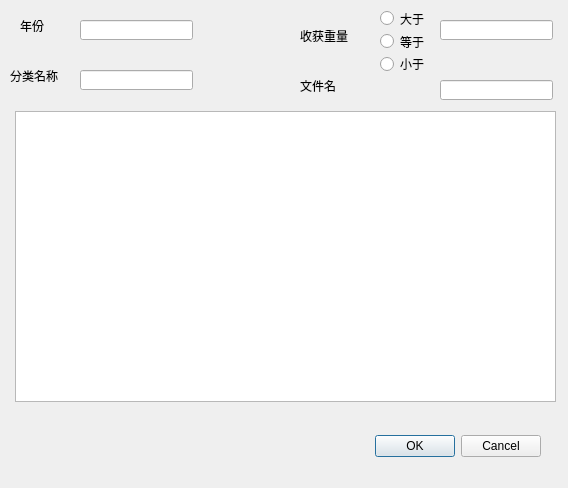
<?xml version="1.0" encoding="UTF-8"?>
<ui version="4.0">
 <class>ExportCustomDialog</class>
 <widget class="QDialog" name="ExportCustomDialog">
  <property name="geometry">
   <rect>
    <x>0</x>
    <y>0</y>
    <width>568</width>
    <height>488</height>
   </rect>
  </property>
  <property name="windowTitle">
   <string>Dialog</string>
  </property>
  <widget class="QDialogButtonBox" name="buttonBox">
   <property name="geometry">
    <rect>
     <x>200</x>
     <y>430</y>
     <width>341</width>
     <height>32</height>
    </rect>
   </property>
   <property name="orientation">
    <enum>Qt::Horizontal</enum>
   </property>
   <property name="standardButtons">
    <set>QDialogButtonBox::Cancel|QDialogButtonBox::Ok</set>
   </property>
  </widget>
  <widget class="QLabel" name="label">
   <property name="geometry">
    <rect>
     <x>10</x>
     <y>410</y>
     <width>171</width>
     <height>71</height>
    </rect>
   </property>
   <property name="text">
    <string/>
   </property>
  </widget>
  <widget class="QLabel" name="label_2">
   <property name="geometry">
    <rect>
     <x>20</x>
     <y>20</y>
     <width>54</width>
     <height>12</height>
    </rect>
   </property>
   <property name="text">
    <string>年份</string>
   </property>
  </widget>
  <widget class="QLineEdit" name="year">
   <property name="geometry">
    <rect>
     <x>80</x>
     <y>20</y>
     <width>113</width>
     <height>20</height>
    </rect>
   </property>
  </widget>
  <widget class="QLabel" name="label_3">
   <property name="geometry">
    <rect>
     <x>300</x>
     <y>30</y>
     <width>54</width>
     <height>12</height>
    </rect>
   </property>
   <property name="text">
    <string>收获重量</string>
   </property>
  </widget>
  <widget class="QLineEdit" name="plantW">
   <property name="geometry">
    <rect>
     <x>440</x>
     <y>20</y>
     <width>113</width>
     <height>20</height>
    </rect>
   </property>
  </widget>
  <widget class="QLabel" name="label_4">
   <property name="geometry">
    <rect>
     <x>10</x>
     <y>70</y>
     <width>54</width>
     <height>12</height>
    </rect>
   </property>
   <property name="text">
    <string>分类名称</string>
   </property>
  </widget>
  <widget class="QLineEdit" name="vegCode">
   <property name="geometry">
    <rect>
     <x>80</x>
     <y>70</y>
     <width>113</width>
     <height>20</height>
    </rect>
   </property>
  </widget>
  <widget class="QLabel" name="label_5">
   <property name="geometry">
    <rect>
     <x>300</x>
     <y>80</y>
     <width>54</width>
     <height>12</height>
    </rect>
   </property>
   <property name="text">
    <string>文件名</string>
   </property>
  </widget>
  <widget class="QLineEdit" name="fileName">
   <property name="geometry">
    <rect>
     <x>440</x>
     <y>80</y>
     <width>113</width>
     <height>20</height>
    </rect>
   </property>
  </widget>
  <widget class="QTableView" name="tableView">
   <property name="geometry">
    <rect>
     <x>15</x>
     <y>111</y>
     <width>541</width>
     <height>291</height>
    </rect>
   </property>
  </widget>
  <widget class="QWidget" name="layoutWidget">
   <property name="geometry">
    <rect>
     <x>380</x>
     <y>10</y>
     <width>91</width>
     <height>62</height>
    </rect>
   </property>
   <layout class="QVBoxLayout" name="verticalLayout">
    <item>
     <widget class="QRadioButton" name="Bigger">
      <property name="text">
       <string>大于</string>
      </property>
     </widget>
    </item>
    <item>
     <widget class="QRadioButton" name="Equal">
      <property name="text">
       <string>等于</string>
      </property>
     </widget>
    </item>
    <item>
     <widget class="QRadioButton" name="Smaller">
      <property name="text">
       <string>小于</string>
      </property>
     </widget>
    </item>
   </layout>
  </widget>
  <zorder>layoutWidget</zorder>
  <zorder>buttonBox</zorder>
  <zorder>label</zorder>
  <zorder>label_2</zorder>
  <zorder>year</zorder>
  <zorder>label_3</zorder>
  <zorder>plantW</zorder>
  <zorder>label_4</zorder>
  <zorder>vegCode</zorder>
  <zorder>label_5</zorder>
  <zorder>fileName</zorder>
  <zorder>tableView</zorder>
 </widget>
 <resources/>
 <connections>
  <connection>
   <sender>buttonBox</sender>
   <signal>rejected()</signal>
   <receiver>ExportCustomDialog</receiver>
   <slot>reject()</slot>
   <hints>
    <hint type="sourcelabel">
     <x>316</x>
     <y>260</y>
    </hint>
    <hint type="destinationlabel">
     <x>286</x>
     <y>274</y>
    </hint>
   </hints>
  </connection>
 </connections>
</ui>
